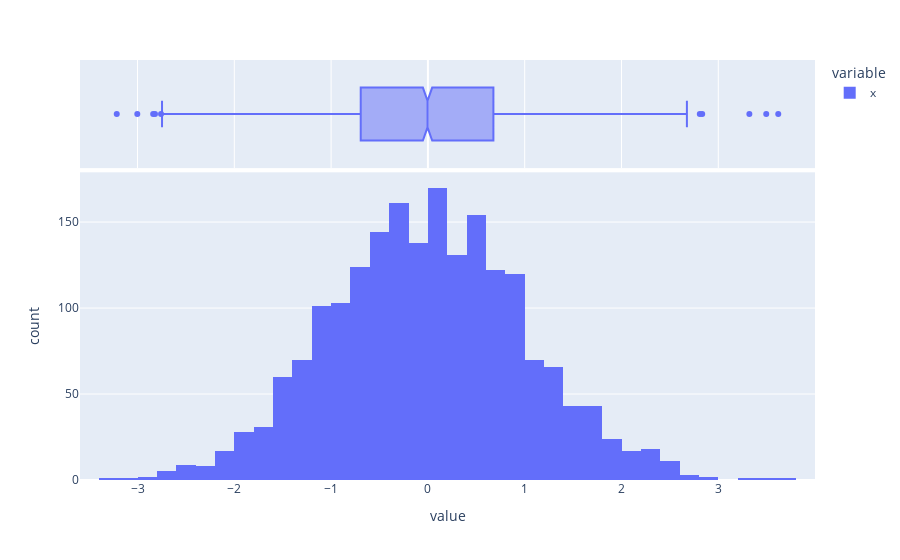

The notebook cell saved with this chart:
### Markdown cell above
### Norm

### Code cell
px.histogram(df.x, nbins=50, marginal='box')

### Figure 1 — Plotly figure (JSON) as saved in the notebook; plotly's stock layout.template omitted (floating-point values rounded to 4 significant figures; data arrays with more than 128 entries replaced by an {"elided": "..."} marker saying what was removed)
{"data": [{"alignmentgroup": "True", "bingroup": "x", "hovertemplate": "variable=x<br>value=%{x}<br>count=%{y}<extra></extra>", "legendgroup": "x", "marker": {"color": "#636efa", "pattern": {"shape": ""}}, "name": "x", "nbinsx": 50, "offsetgroup": "x", "orientation": "v", "showlegend": true, "type": "histogram", "x": {"elided": "2000 float values"}, "xaxis": "x", "yaxis": "y"}, {"alignmentgroup": "True", "hovertemplate": "variable=x<br>value=%{x}<extra></extra>", "legendgroup": "x", "marker": {"color": "#636efa"}, "name": "x", "notched": true, "offsetgroup": "x", "showlegend": false, "type": "box", "x": {"elided": "2000 float values"}, "xaxis": "x2", "yaxis": "y2"}], "layout": {"autosize": true, "barmode": "relative", "legend": {"title": {"text": "variable"}, "tracegroupgap": 0}, "margin": {"t": 60}, "xaxis": {"anchor": "y", "autorange": true, "domain": [0, 1], "range": [-3.594, 3.999], "title": {"text": "value"}, "type": "linear"}, "xaxis2": {"anchor": "y2", "autorange": true, "domain": [0, 1], "matches": "x", "range": [-3.594, 3.999], "showgrid": true, "showticklabels": false, "type": "linear"}, "yaxis": {"anchor": "x", "autorange": true, "domain": [0, 0.7326], "range": [0, 178.9], "title": {"text": "count"}}, "yaxis2": {"anchor": "x2", "autorange": true, "domain": [0.7426, 1], "matches": "y2", "range": [-0.5, 0.5], "showgrid": false, "showline": false, "showticklabels": false, "ticks": "", "type": "category"}}}
